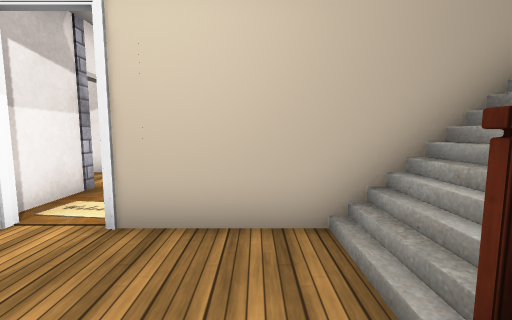
View 1 (above)

21 first-person views from a walk through a 3-D level made in the Unity game engine. The camera is 1.3 m above the floor, tilts 6° down and sees 90° across. Doors are open. The floor is counted in squares, 1 m on a side. Each view is taken from the middle of a square. On the plan, view 1 faces up. The plan holds only what a view shows up to about 13 squares ahead; the rest is blank. The place goes on beyond the plan. The player is left out. Some surface patterns are stand-ins.

View 2
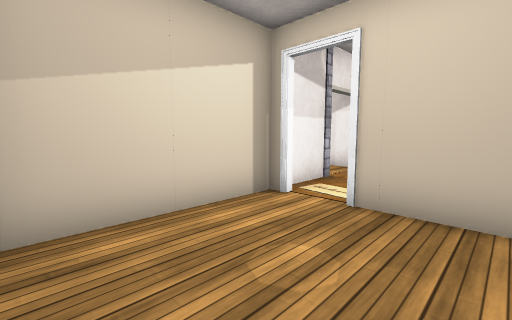

View 3
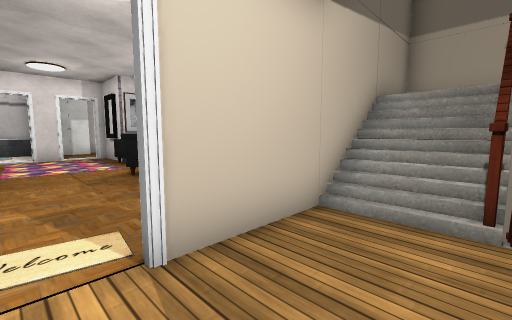

View 4
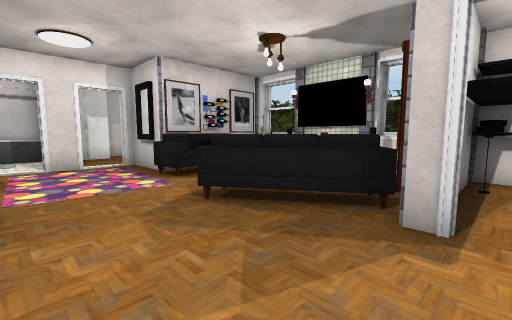

View 5
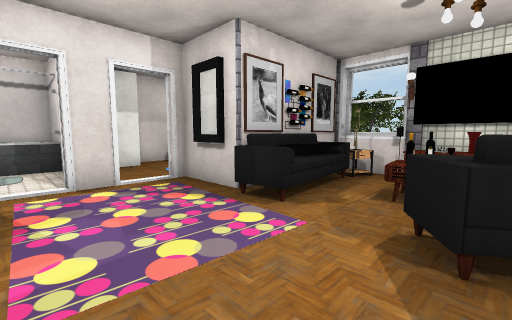

View 6
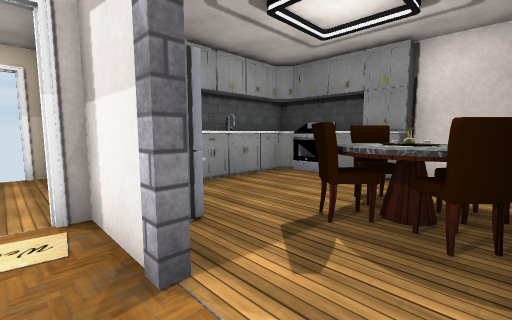

View 7
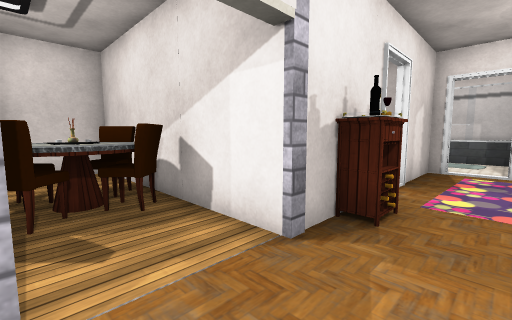

View 8
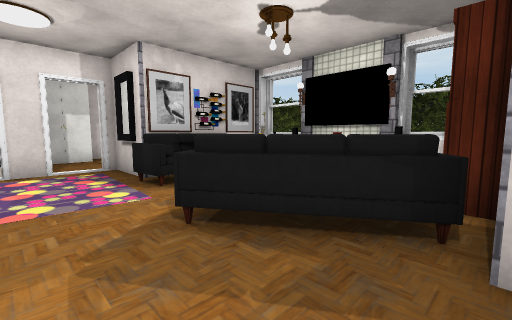

View 9
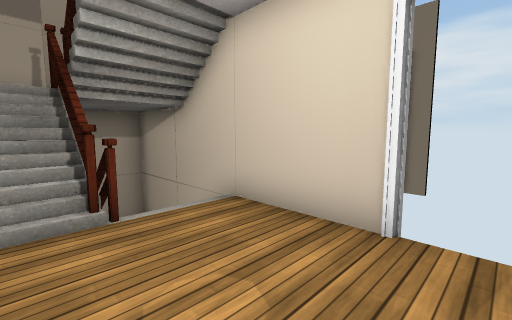

View 10
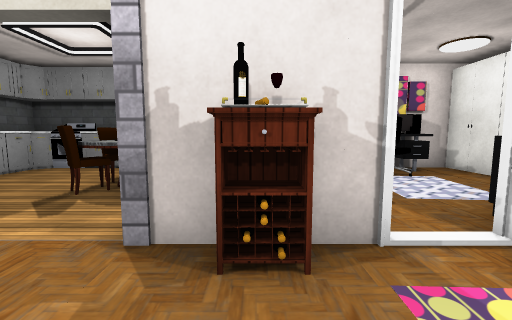

View 11
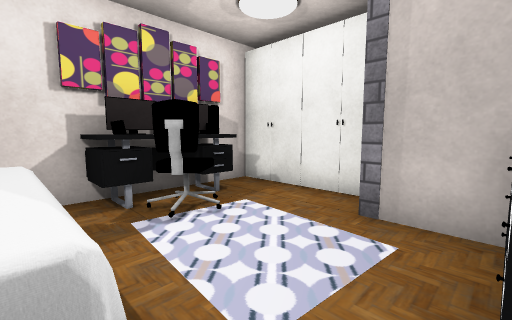

View 12
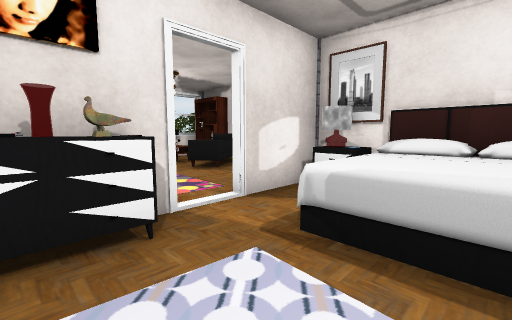

View 13
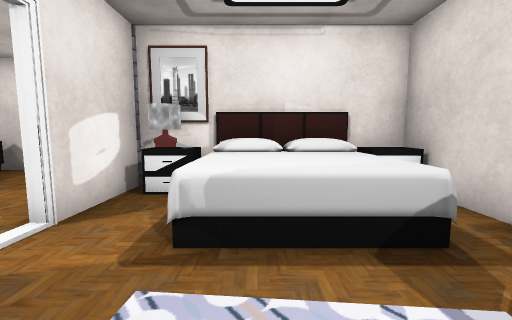

View 14
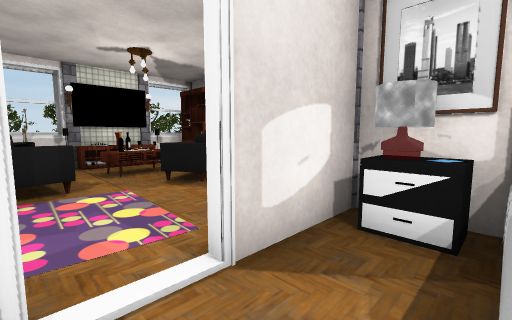

View 15
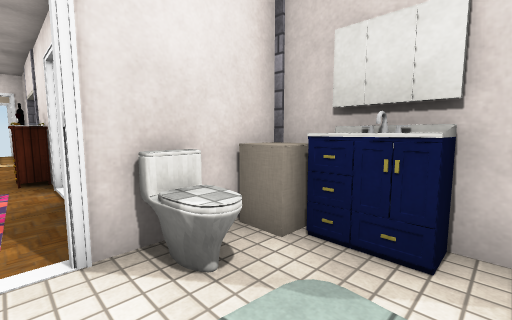

View 16
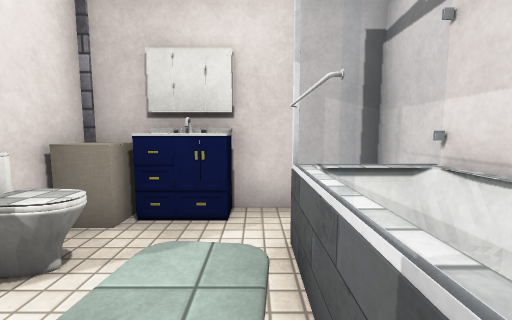

View 17
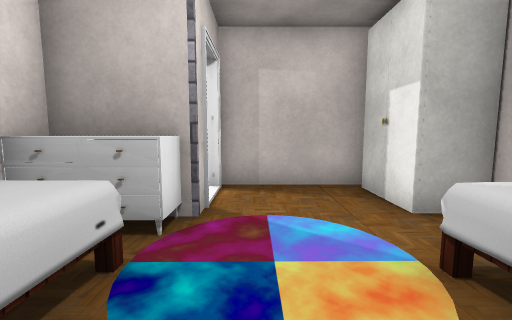

View 18
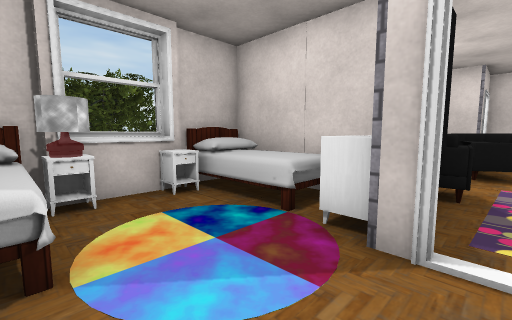

View 19
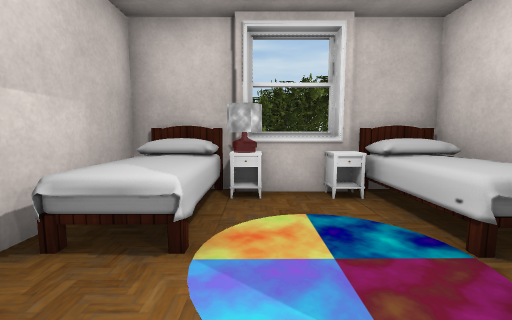

View 20
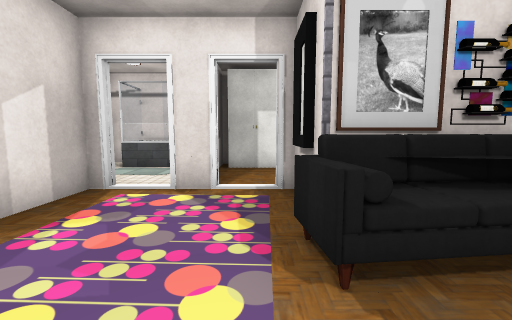

View 21
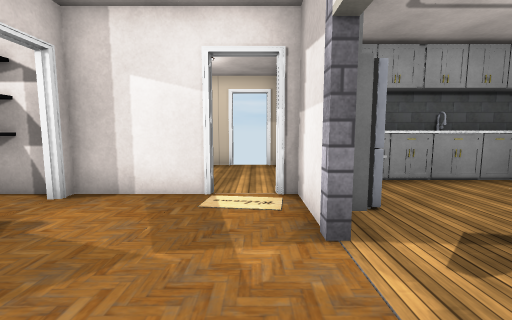

### Floor plan
Key: @ floor where view 1 was taken; # wall or solid block; . main floor; : floor 0.75 m higher than the main floor; / step, stairs or slope; D open door; = window, fence, low wall or low ledge; ^ raised ledge; v drop or lower ground; P pillar; M mirror; S sofa; C closet; T tree; H shelf; A table; I chair; B bed; R rug; L toilet; E dresser; O other object.
Columns run from 11 left of view 1 to 8 right of it. Each row starts with its distance up from view 1.
 21      #############
 20      #OOOO#C#.BBB#
 19     ###=..#...BBB#
 18  CCCC ....#.....O# T
 17 ###C#OLL..#..  ..# T
 16 #O..P###DDDDPEBBB#TT
 15 #OR... #....MEBBB#
 14 # R  .O#....P#####
 13 #O.....D....SSOSA#
 12 #.BBBB.D....SSSAA#
 11 #.BBBB.#......A.OP
 10 #ABBBAA#O...SAO. #
  9 # BBBBAP...SSAA.OP
  8 ###III #....    O#TT
  7 #..^O^......SSHHH#
  6 # IIII.P....P##H P
  5 # ....OO....D.O.O
  4 ^.....O DD..DO
  3 OO....  D####:/vv
  2 ^^^^^^ #....///  #
  1 ^^^^^  #....#v#  #
  0        #...@vv#  #
 -1        #DD..######
 -2        #D####

Positions as (right, up) in squares from view 1, and headings:
1: (0, 0), facing up
2: (0, -1), facing up-left
3: (-3, 1), facing up-right
4: (-3, 5), facing up-right
5: (-3, 9), facing up-right
6: (-3, 8), facing down-left
7: (-2, 6), facing up-left
8: (-2, 6), facing up-right
9: (-3, 2), facing down-right
10: (-1, 10), facing left
11: (-5, 12), facing up-left
12: (-8, 15), facing down-right
13: (-7, 15), facing down
14: (-6, 13), facing down-right
15: (-3, 19), facing down-left
16: (-2, 19), facing left
17: (5, 17), facing left
18: (0, 19), facing down-right
19: (0, 18), facing right
20: (0, 10), facing up
21: (-3, 9), facing down
